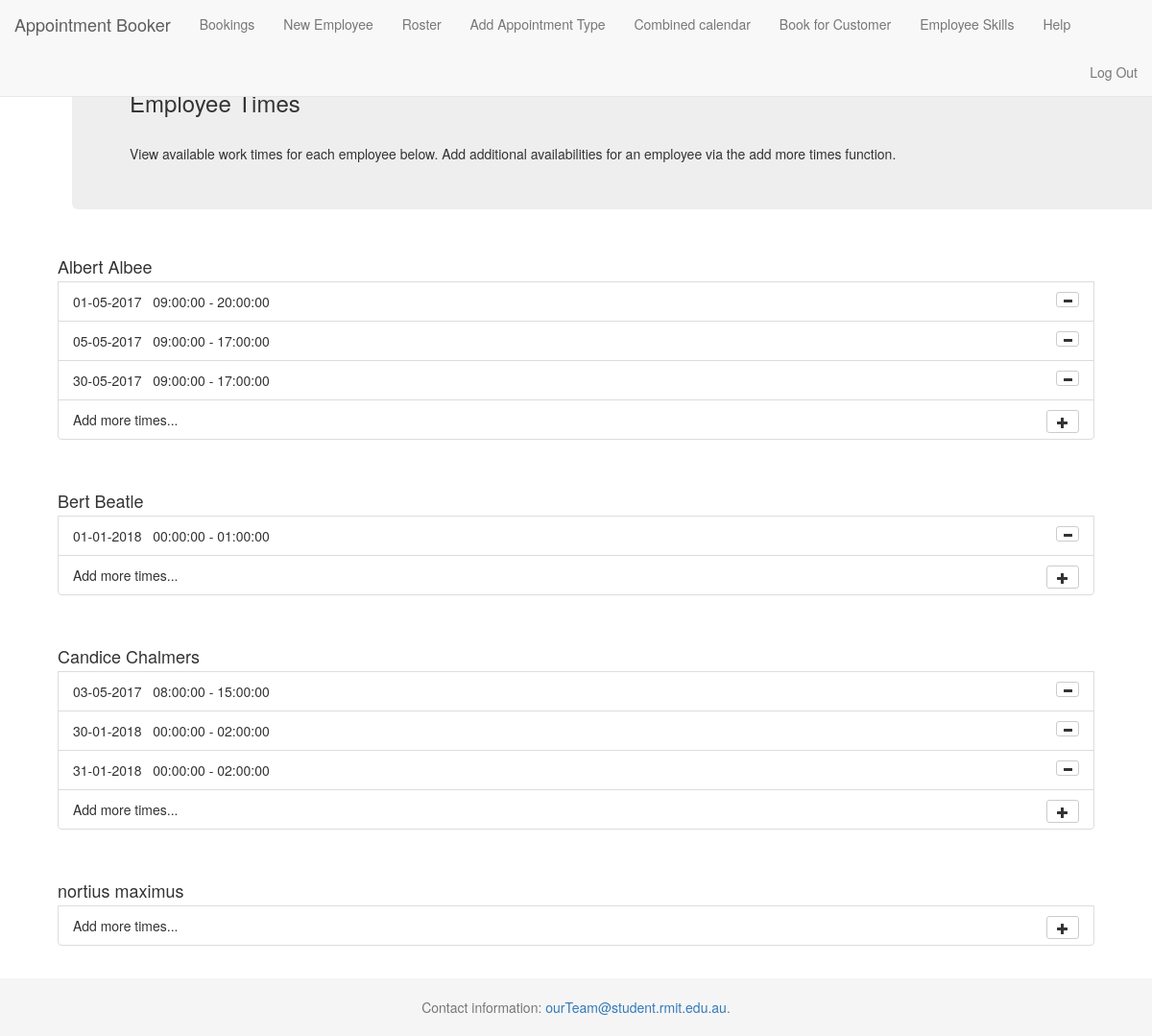
Screenshot of /WorkerAvailability.php (signed in) with the database file from the repository.
### tables this page shows
CREATE TABLE `Employees` (
  `empID` int(11) NOT NULL AUTO_INCREMENT,
  `fName` varchar(40) NOT NULL,
  `lName` varchar(40) NOT NULL,
  `email` varchar(100) NOT NULL,
  PRIMARY KEY (`empID`)
);

### Controller.class.php (called while the page is built, shortened)
<?php
require_once('views/SiteContainer.class.php');
class Controller
{
    private $db;
    public function __construct()
    {
        require_once('config.php');
        $this->db = new mysqli(
            $config['db_addr'],
            $config['db_user'],
            $config['db_pass'],
            $config['db_name']
        );
    }
    public function workers_availability()
    {
        $q = $this->db->prepare("SELECT empID, fName, lName FROM Employees");
        if (!$q->execute())
            return false;
        $result = $q->get_result();
        $employees = array();
        $i = 0;
        while ($row = mysqli_fetch_assoc($result))
        {
            $employees[$i]['empID'] = $row['empID'];
            $employees[$i]['fName'] = $row['fName'];
            $employees[$i]['lName'] = $row['lName'];
            $employees[$i]['shifts'] = $this->get_worker_hours($employees[$i]['empID']);
            $i++;
        }
        return $employees;
    }
    public function get_worker_hours($empID)
    {
        require_once('models/Timeslot.class.php');
        $q = $this->db->prepare("SELECT A.dateTime FROM TimeSlot A, CanWork C WHERE A.dateTime = C.dateTime AND C.empID = '$empID'");
        $result = $q->get_result();
        $timeslots = array();
        while ($row = mysqli_fetch_array($result))
        {
            $start = new DateTime($row['dateTime']);
            $end = new DateTime($row['dateTime']);
            $end->modify('+'.MINIMUM_INTERVAL.' minutes');
            $now = new DateTime();
            if ($now > $start)
                continue;
            $timeslots[] = new Timeslot($start, $end);
        }
        $timeslots = $this->concatenate($timeslots);
        return $timeslots;
    }
    public function concatenate($ts)
    {
        $n = count($ts);
        for ($k = 0; $k < $n; $k++)
        {
            for ($i = 0; $i < count($ts) - 1; $i++)
            {
                for ($j = $i+1; $j < count($ts); $j++)
                {
                    if ($ts[$i]->get_end() >= $ts[$j]->get_start() && $ts[$i]->get_start() <= $ts[$j]->get_end())
                    {
                        $ts[$i] = new Timeslot(min($ts[$i]->get_start(), $ts[$j]->get_start()), max($ts[$j]->get_end(), $ts[$i]->get_end()));
                        unset($ts[$j]);
                        $ts = array_values($ts);
                    }
                }
            }
        }
        return $ts;
    }
    public function show_worker_availability()
    {
        $employees = $this->workers_availability();
        require_once('views/WorkerAvailability.class.php');
        $page = new WorkerAvailability();
        $page->printHtml($employees);
    }
}

### WorkerAvailability.php (called while the page is built, shortened)
<?php
require_once('Controller.class.php');
$controller = new Controller();
$controller->show_worker_availability();

### config.php (called while the page is built, shortened)
<?php
$config = array(
    'site_url' => '',
    'site_path' => '',
    'db_addr' => 'localhost',
    'db_user' => 'antfellow',
    'db_pass' => '',
    'db_name' => 'appt_booker',
    'log_file' => 'appointments.log',
    'debug' => true
);

### models/Timeslot.class.php (called while the page is built)
<?php
class Timeslot
{
    private $start;
    private $end;
    public function __construct($start, $end)
    {
        $this->start = $start;
        $this->end = $end;
    }
    public function get_start() { return $this->start; }
    public function get_end() { return $this->end; }
}

### views/WorkerAvailability.class.php (the view, shortened to what this page needs)
<?php
class WorkerAvailability
{
    public function printHtml($employees)
    {
    ?>
    <div class="container">
        <div class = "jumbotron jumbotron-fluid">
            <h3>Employee Times</h3><br>
            View available work times for each employee below.  Add additional availabilities for an employee via the add more times function.
        </div>
    </div>
    <?php
        for ($i = 0; $i < count($employees); $i++)
        {
            $fname = $employees[$i]['fName'];
            $lname = $employees[$i]['lName'];
            echo "<br>";
            echo "<form id=\"form\" method=\"POST\" action = \"send_hrs.php\">";
            echo "<h4 class = \"list-group-item-heading\">".$fname." ".$lname."</h4>";
            foreach($employees[$i]['shifts'] as $value)
            {
                $st = $value->get_start();
                $en = $value->get_end();
                $date_only = $st->format("d-m-Y");
                $start_time = $st->format("H:i:s");
                $end_time = $en->format("H:i:s");
                echo "<div id = \"hrs_list\" class = \"list-group-item\">".$date_only."&nbsp;&nbsp;&nbsp;".$start_time." - ".$end_time.
                      "<span class=\"pull-right\">
                            <button type=\"submit\" value = \"".$employees[$i]['empID']."\" name=\"kill[".$st->format("Y-m-d H:i:s")."]\" class=\"btn btn-default btn-xs btn-circle\">
                                <i class=\"glyphicon glyphicon-minus\"></i>
                            </button>
                        </span>
                    </div>";
            }
            echo "<div id = \"".$employees[$i]['empID']."\" class = \"list-group-item\"> Add more times...
                         <span class=\"pull-right\">
                            <button type=\"button\" class=\"btn btn-default btn-sm btn-circle\" onclick=\"add_hrs(".$employees[$i]['empID'].")\">
                                <i class=\"glyphicon glyphicon-plus\"></i>
                            </button>
                        </span>
                    </div>";
            echo "</form>";
            echo "<br>";
        }
    }
}

### css/custom.css (style rules this page uses)
html { position: relative; min-height: 100%; }
body { margin-bottom: 60px; padding-top: 60px; }
@media screen and (min-width: 768px) { .jumbotron { padding-top: 14px; } }

### rows the page displays
employees: fName "Albert", lName "Albee", date_only "01-05-2017", start_time "09:00:00", end_time "20:00:00", $employees[$i]['empID'] 2 (drawn), date_only "05-05-2017", end_time "17:00:00", date_only "30-05-2017"
employees: fName "Bert", lName "Beatle", date_only "01-01-2018", start_time "00:00:00", end_time "01:00:00", $employees[$i]['empID'] 3 (drawn)
employees: fName "Candice", lName "Chalmers", date_only "03-05-2017", start_time "08:00:00", end_time "15:00:00", $employees[$i]['empID'] 4 (drawn), date_only "30-01-2018", start_time "00:00:00", end_time "02:00:00", date_only "31-01-2018"
employees: fName "nortius", lName "maximus"
